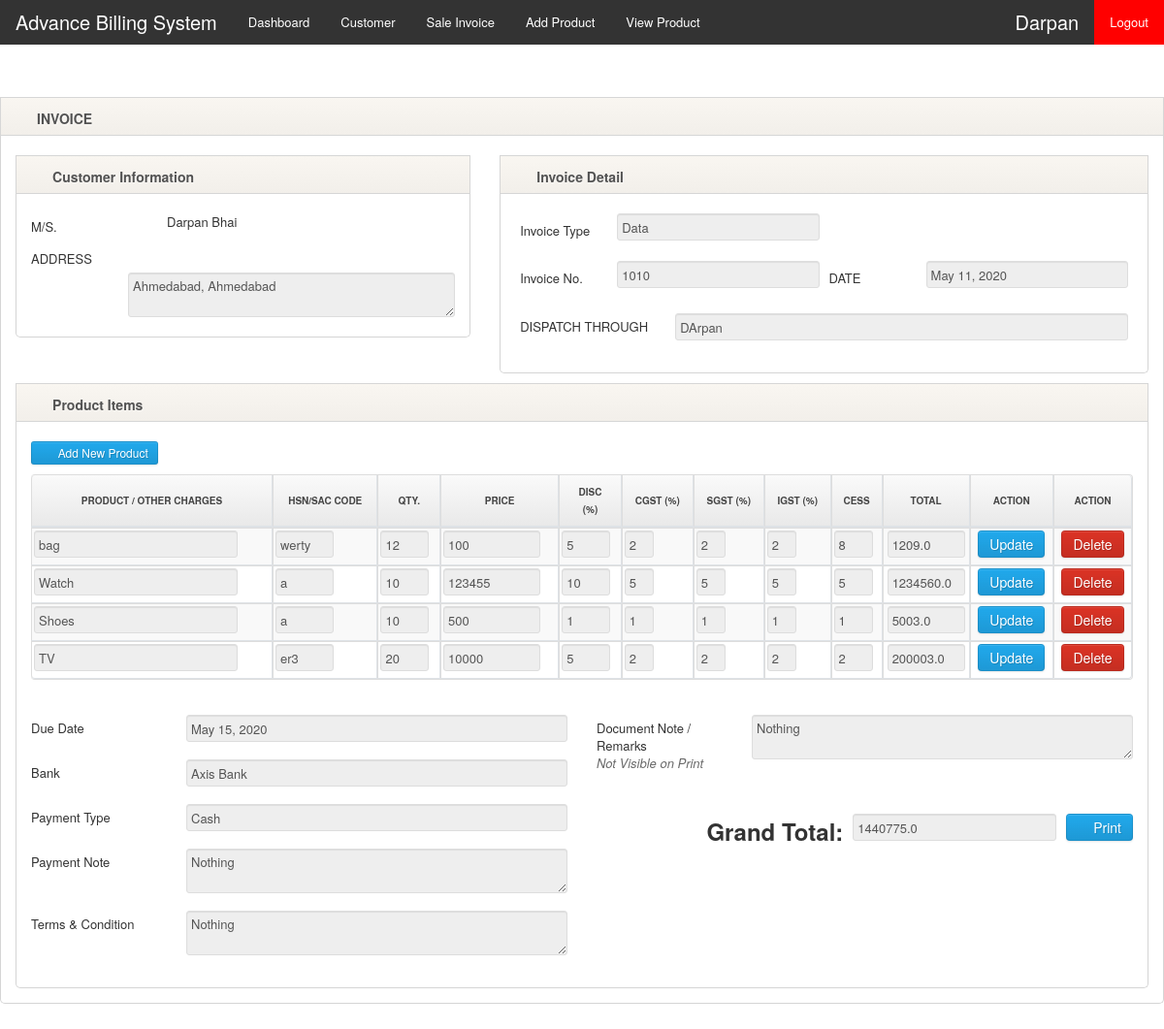
Page /detailpage/1 (signed in) on the committed database.
### organisation/models.py (models this page shows, shortened)
class OrganisationDetails(models.Model):
    company_name = models.CharField(max_length=50)
    company_type = models.CharField(max_length=50)
    pan_number = models.CharField(max_length=10)
    gstin_number = models.CharField(max_length=15)
    address_1 = models.CharField(max_length=90)
    address_2 = models.CharField(max_length=90)
    state = models.CharField(max_length=60)
    city = models.CharField(max_length=60)
    pincode = models.CharField(max_length=6)
    full_name = models.CharField(max_length=50)
    phone = models.CharField(max_length=10)
    email  = models.EmailField()
    user_id = models.CharField(max_length=40)
    password_1 = models.CharField(max_length=40)
    password_2 = models.CharField(max_length=40)

class CustomerDetails(models.Model):
    companyName = models.ForeignKey(OrganisationDetails, on_delete=models.CASCADE,default="")
    cust_name = models.CharField(max_length=50,verbose_name='Customer Name')
    cont_person = models.CharField(max_length=50,verbose_name='Contact Person')
    contact_num = models.IntegerField(verbose_name='Contact Number')
    email = models.CharField(max_length=50,default="")
    company_type = models.CharField(verbose_name='Company Type',max_length = 50)
    address = models.CharField(max_length=90,verbose_name='Address Line 1')
    address_2 = models.CharField(max_length=90,verbose_name='Address Line 2')
    landmark = models.CharField(max_length=50,verbose_name='Landmark')
    country = models.CharField(max_length=50,verbose_name='Country')
    state = models.CharField(max_length=50,verbose_name='State')
    city = models.CharField(max_length=50,verbose_name='City')
    pincode = models.IntegerField(verbose_name='Pincode')
    def __str__(self):
        return self.cust_name

class Invoice_Details(models.Model):
    companyName = models.ForeignKey(OrganisationDetails, on_delete=models.CASCADE,default="")
    Cust_name = models.ForeignKey(CustomerDetails, on_delete=models.CASCADE,default="")
    Invoice_type = models.CharField(max_length = 50)
    Invoice_num = models.CharField(max_length = 10)
    Date = models.DateField(auto_now=False,blank=True)
    Dispatch_through = models.CharField(max_length = 50)
    Due_date = models.DateField(auto_now=False,blank=True)
    Bank = models.CharField(max_length = 20)
    Payment_type = models.CharField(max_length = 20)
    Payment_note = models.TextField(max_length=50)
    T_c = models.TextField(max_length=100)
    Document_note = models.TextField(max_length=100)
    qrcode = models.ImageField(upload_to="", default="", blank=True)

class Product(models.Model):
    companyName = models.ForeignKey(OrganisationDetails, on_delete=models.CASCADE,default="")
    Invoice = models.ForeignKey(Invoice_Details, on_delete=models.CASCADE,default="")
    Product_name = models.CharField(max_length = 50)
    Hsn_code = models.CharField(max_length = 20)
    Qty = models.IntegerField()
    Price = models.IntegerField()
    Discount = models.IntegerField()
    Cgst = models.IntegerField()
    Sgst = models.IntegerField()
    Igst = models.IntegerField()
    Cess = models.IntegerField()
    Total = models.FloatField()

### organisation/views.py (the view)
# urls.py: path('detailpage/<int:id>',DetailPage,name='detailpage'),
def DetailPage(request,id):
    if 'org' in request.session:
        org = OrganisationDetails.objects.get(user_id = request.session['org'])
        invo = Invoice_Details.objects.get(id=id)
        prod = Product.objects.filter(Invoice=invo)
        cust_data = CustomerDetails.objects.get(cust_name=invo.Cust_name)
        tot = 0
        for i in prod:
            tot += float(i.Total)
        return render(request,'DetailPage.html',{'org':org.company_name,'cust':cust_data,'invo':invo,'prod':prod,'tot':tot})
    else:
        return redirect('login')

### organisation/templates/DetailPage.html (shortened to what this page needs)
{% extends 'base.html' %}
{% block content %}
<div class="row">
	<div class="span12">
				<div class="widget widget-create-document">
			<div class="widget-header"> <i class="fa fa-pencil"></i>
				<h3>INVOICE</h3>
			</div>
            <div class="widget-content">
				<form class="form-horizontal" method="post" action="" id="product_invoice_form" novalidate="novalidate">
				<div class="row">
					<div class="span5  span-md-5 span-xs-12 span-sm-12">
						<div class="widget-header"> <i class="fa fa-th-list"></i>
							<h3>Customer Information</h3>
						</div>
						<div class="widget-content customer-information-invoice">
							<div class="control-group">
								<label for="firstname" class="control-label ">M/S.</label>
								<div class="controls cmp" id="companybilling">
									{{ cust.cust_name }}
								</div>
							</div>
							<div class="control-group">
								<label for="firstname" class="control-label">ADDRESS</label>
								<div class="controls cmp">
									<textarea readonly="true">{{ cust.address }}	</textarea>
								</div>
							</div>
						</div>
					</div>
					<div class="span7  span-md-7 span-xs-12 span-sm-12">
							<div class="widget-header"> <i class="fa fa-th-list"></i>
								<h3>Invoice Detail</h3>
							</div>
							<div class="widget-content invoice-detail-invoice">
															<div class="minibox control-group" style="float: none;">
									<label class="control-label billing-margin-date">Invoice Type</label>
									<div class="controls cmp">
									<input type="text"  class="invoicetype" value="{{ invo.Invoice_type }}" readonly="readonly" >
									</div>
								</div>
							<div class="minibox control-group">
								<label class="control-label billing-margin-date">Invoice No.</label>
								<div class="controls cmp">
																<input type="text" value="{{ invo.Invoice_num }}" class="text-width" readonly = "readonly">
								</div>
							</div>
							<div class="minibox control-group">
								<label class="control-label billing-margin-date">DATE</label>
								<div class="controls cmp">
								<input type="text" class="text-width hasDatepicker" value="{{ invo.Date }}" readonly = "readonly">
								</div>
							</div>
							<div class="control-group transport-box ">
								<label for="firstname" class="control-label ">DISPATCH THROUGH</label>
								<div class="controls ">
								<input type="text" class="text-width" value="{{ invo.Dispatch_through }}" readonly = "readonly">
								</div>
							</div>
						</div>
					</div>
					<div class="span12" style="margin-top:10px;">
						<div class="widget-header"> <i class="fa fa-th-list"></i>
							<h3>Product Items</h3>
						</div>
						<div class="widget-content">
							<a href="{% url 'productform' %}" class="btn btn-primary btn-small add_product_modal_button" ><i class="fa fa-plus"></i>&nbsp;Add New Product</a>
							<table class="invoice-product-items-table table table-striped table-bordered
																					 " id="document-item-list">
								<thead>
									<tr>
										<th><center>Product / Other Charges</center></th>
										<th><center>HSN/SAC Code</center> </th>
										<th><center>Qty.</center> </th>
										<th> <center>Price</center> </th>
										<th class="discount_field"><center>Disc<br>(%)</center> </th>
										<th><center>CGST (%)</center> </th>
										<th><center>SGST (%)</center> </th>
										<th><center>IGST (%)</center> </th>
										<th><center>CESS</center> </th>
										<th><center>Total</center></th>
										<th><center>Action</center></th>
										<th><center>Action</center></th>
									</tr>
								</thead>
								<tbody class="ui-sortable">
									{% for i in prod %}
									<tr class="product-item-row">
										<td>
											<input type="text"  value="{{ i.Product_name }}" readonly = "readonly" >
										</td>
										<td>
											<input type="text"  style="width:60px;"  value="{{ i.Hsn_code }}" readonly = "readonly">
										</td>
										<td>
											<input type="text" style="width:50px;" value="{{ i.Qty }}" readonly = "readonly" >
										</td>
										<td>
											<input type="text" style="width:100px;" value="{{ i.Price }}" readonly = "readonly">
										</td>
										<td class="discount_field">
											<input type="text"  style="width:50px;" value="{{ i.Discount }}" readonly = "readonly" >
										</td>
										<td>
											<input type="text" style="width:30px;" value="{{ i.Cgst }}" readonly = "readonly" >
										</td>
										<td>
											<input type="text" style="width:30px;" value="{{ i.Sgst }}" readonly = "readonly" >
										</td>
										<td>
											<input type="text" style="width:30px;" value="{{ i.Igst }}" readonly = "readonly" >
										</td>
										<td>
											<input type="text" value="{{ i.Cess }}" style="width:40px;" readonly = "readonly"><br>
										</td>
										<td style="width:90px;">
											<center>
												<input type="text" class="line_total" style="width:80px;" value="{{ i.Total }}" readonly = "readonly">
											</center>
										</td>
										<td>
											<center>
												<a href="{% url 'ProdUp' i.id %}" class="btn btn-primary btnadd-product-line btnadd-row-item">Update</a></center>
											</td><td><center>
												<a href="{% url 'ProdDel' i.id %}" class="btn btn-danger btnremove-product-line btnremove-row-item" >Delete</a>
												</center></td>
									</tr>
									{% endfor %}
								</tbody>
							</table>
							<br>
							<div class="row">
							<div class="span6 span-xs-12  span-md-6 span-sm-6">
								<div class="control-group" id="due_date">
									<label for="check" class="control-label">Due Date</label>
									<div class="controls">
										<input placeholder="dd/mm/yy"  type="text"  value="{{ invo.Due_date }}" readonly = "readonly">
									</div>
								</div>
								<div class="control-group">
									<label for="Bank" class="control-label">Bank</label>
									<div class="controls">
										<input type="text" value="{{ invo.Bank }}" readonly = "readonly">
									</div>
								</div>
								<div class="control-group">
									<label for="payment" class="control-label">Payment Type</label>
									<div class="controls">
										<input type="text" value="{{ invo.Payment_type }}" readonly = "readonly">
																			</div>
																	</div>
								<div class="control-group" id="check_no">
									<label for="check" class="control-label">Payment Note</label>
									<div class="controls">
										<textarea readonly = "readonly">{{ invo.Payment_note }}</textarea>
									</div>
								</div>
								<div class="control-group">
									<label for="Address" class="control-label">Terms &amp; Condition</label>
									<div class="controls">
									<textarea readonly = "readonly">{{ invo.T_c }}</textarea>
																			</div>
								</div>
							</div>
							<div class="span6 span-xs-12  span-md-6 span-sm-6">
								<div class="control-group">
									<label for="document_note" class="control-label">Document Note / Remarks<span class="note" style="display:block;">Not Visible on Print</span></label>
									<div class="controls">
										<textarea readonly = "readonly">{{ invo.Document_note }}</textarea>
									</div>
								</div>
								<div class="action-btn-container">
									<a href="{% url 'pdf' invo.id %}" type="submit" id="save" name="save" class="btn btn-primary" style="float:right;margin-top:10px; "><i class="fa fa-save"></i>Print</a>
									<input type ="text" style="float:right;margin-top:10px; margin-right:10px;" value="{{ tot }}" readonly = "readonly">
									<h2 style="float: right;margin-top: 10px;margin-right: 10px;">Grand Total:</h2>
								</div>
							</div>
							</div>
						</div>
					</div>
					</div>
				</form>
			</div>
		</div>
	</div>
</div>
{% endblock %}

### organisation/templates/base.html (shortened to what this page needs)
{% load static %}
<html>
    <head>
    <link rel="stylesheet" href="https://stackpath.bootstrapcdn.com/bootstrap/4.1.3/css/bootstrap.min.css">
    <link rel="stylesheet" type="text/css" href="{% static 'OpenSans.css' %}">
    <link rel="stylesheet" type="text/css" href="{% static 'style.css' %}">
    <link rel="stylesheet" type="text/css" href="{% static 'custom.css' %}">
    <link rel="stylesheet" type="text/css" href="{% static 'dashboard.css' %}">
    <link rel="stylesheet" type="text/css" href="{% static 'fieldset.css' %}">
    <link rel="stylesheet" type="text/css" href="{% static 'font-awesome.css' %}">
    <link rel="stylesheet" type="text/css" href="{% static 'footable.bootstrap.min.css' %}">
    <link rel="stylesheet" type="text/css" href="{% static 'jquery-te-1.4.0.css' %}">
    <link rel="stylesheet" type="text/css" href="{% static 'jquery-ui.css' %}">
    <link rel="stylesheet" type="text/css" href="{% static 'multi-select.css' %}">
    <link rel="stylesheet" type="text/css" href="{% static 'plans.css' %}">
    <link rel="stylesheet" type="text/css" href="{% static 'select2.min.css' %}">
    <link rel="stylesheet" type="text/css" href="{% static 'my-bootstrap.min.css' %}">
    <link rel="stylesheet" type="text/css" href="{% static 'bootstrap-tagsinput.css' %}">
    <link rel="stylesheet" type="text/css" href="{% static 'bootstrap-responsive.min.css' %}">
    </head>
    <body>
        <ul>
            <li class = "ret">Advance Billing System</li>
            <li><a href="{% url 'index' %}" >Dashboard</a></li>
            <li><a href="{% url 'customer' %}">Customer</a></li>
            <li><a href="{% url 'invoiceview' %}">Sale Invoice</a></li>
            <li><a href="{% url 'addProductForm' %}">Add Product</a></li>
            <li><a href="{% url 'viewquentity' %}">View Product</a></li>
            <li style="float:right"><a class="active" href="{% url 'logout' %}">Logout</a></li>
            <li style="float:right" class="ret">{{org}}</li>
          </ul>
<br><br><br>
    {% block content %}
    {% endblock %}
</body>
</html>

### rows in the picture
OrganisationDetails: company_name "Darpan"
CustomerDetails: cust_name "Darpan Bhai", address "Ahmedabad, Ahmedabad"
Invoice_Details: Invoice_type "Data", Invoice_num "1010", Date "May 11, 2020", Dispatch_through "DArpan", Due_date "May 15, 2020", Bank "Axis Bank", Payment_type "Cash", Payment_note "Nothing", T_c "Nothing", Document_note "Nothing"
Product: Product_name "bag", Hsn_code "werty", Qty "12", Price "100", Discount "5", Cgst "2", Sgst "2", Igst "2", Cess "8", Total "1209.0"
Product: Product_name "Watch", Hsn_code "a", Qty "10", Price "123455", Discount "10", Cgst "5", Sgst "5", Igst "5", Cess "5", Total "1234560.0"
Product: Product_name "Shoes", Hsn_code "a", Qty "10", Price "500", Discount "1", Cgst "1", Sgst "1", Igst "1", Cess "1", Total "5003.0"
Product: Product_name "TV", Hsn_code "er3", Qty "20", Price "10000", Discount "5", Cgst "2", Sgst "2", Igst "2", Cess "2", Total "200003.0"
